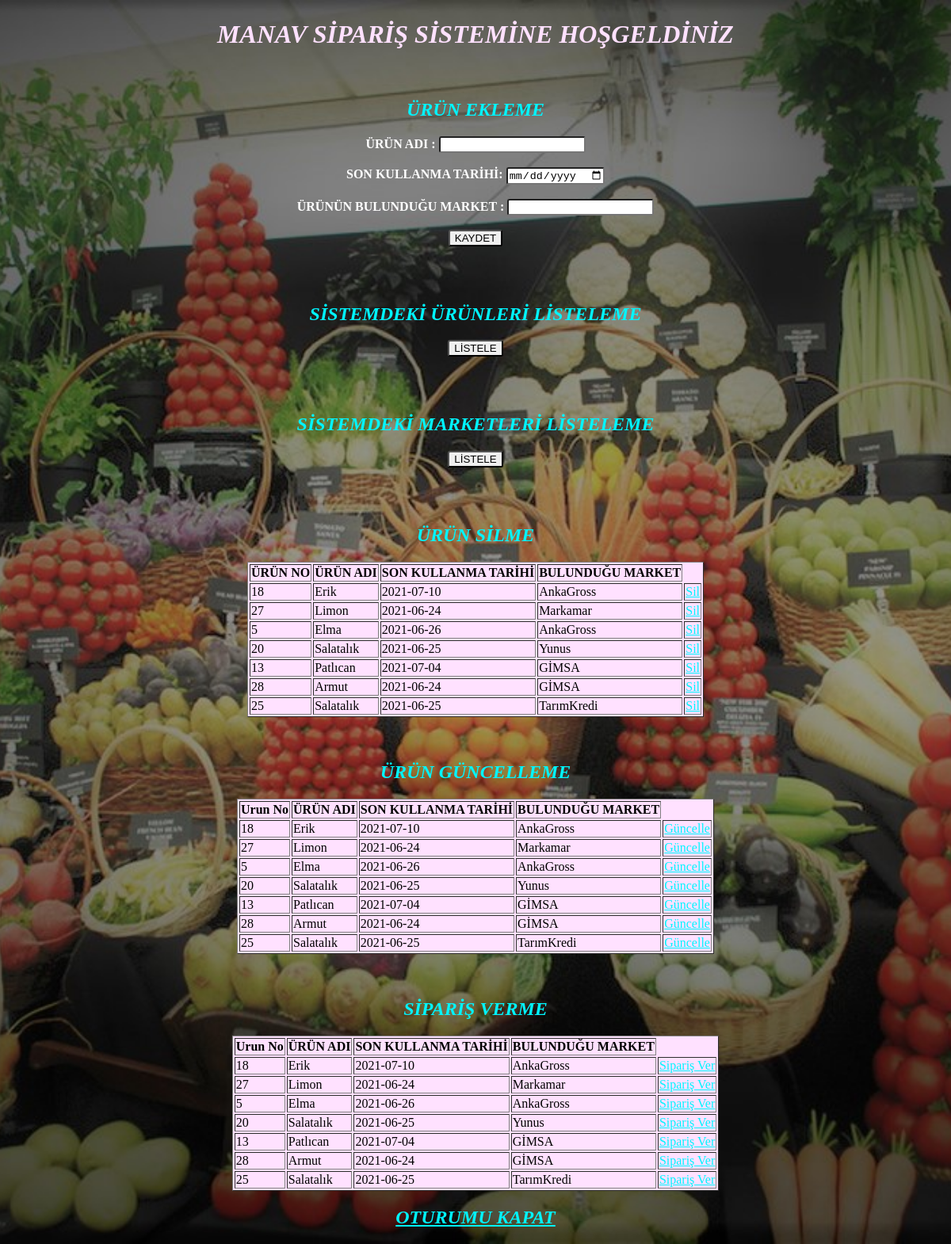
/PHP_KODLAR/anasayfa.php (signed in), run on the app's committed database.
### tables this page shows
CREATE TABLE `Urunler` (
  `UrunID` int(11) NOT NULL,
  `UrunAdi` varchar(40) DEFAULT NULL,
  `SonKullanmaTarihi` date DEFAULT NULL,
  `Market` varchar(20) DEFAULT NULL
);

### PHP_KODLAR/anasayfa.php (the view, shortened to what this page needs)
 <html>
  <body>
   <center>
    <h1>  MANAV SİPARİŞ SİSTEMİNE HOŞGELDİNİZ <br /><br /> </h1>
      <h2>ÜRÜN EKLEME</h2>
      <form action="urunekle.php" method="POST">
         ÜRÜN ADI   : <input type="text" name="UrunAdi" /> <br />  <br />
         SON KULLANMA TARİHİ: <input type="date" name="SonKullanmaTarihi" /> <br />  <br />
         ÜRÜNÜN BULUNDUĞU MARKET : <input type="text" name="Market" /> <br />  <br />
         <input type="submit" value="KAYDET"/>
      </form><br/><br/>
  <h2>SİSTEMDEKİ ÜRÜNLERİ LİSTELEME</h2>
  <form action="urunlistele.php" method="POST">
         <input type="submit" value="LİSTELE"/>
      </form><br/><br/>
      <h2>SİSTEMDEKİ MARKETLERİ LİSTELEME</h2>
  <form action="marketlistele.php" method="POST">
         <input type="submit" value="LİSTELE"/>
      </form><br/><br/>
<h2>ÜRÜN SİLME</h2>
<?php
include ("baglan.php");
$sql = "SELECT * FROM Urunler";
$cevap = mysqli_query($baglanti,$sql);
echo "<table border=1>";
echo "<tr><th>ÜRÜN NO</th><th>ÜRÜN ADI</th><th>SON KULLANMA TARİHİ</th><th>BULUNDUĞU MARKET</th></tr>";
while($gelen=mysqli_fetch_array($cevap))
{
  echo "<tr><td>".$gelen['UrunID']."</td>";
  echo "<td>".$gelen['UrunAdi']."</td>";
  echo "<td>".$gelen['SonKullanmaTarihi']."</td>";
  echo "<td>".$gelen['Market']."</td>";
  echo "<td><a href=urunsil.php?UrunID=".$gelen['UrunID'].">Sil</a></td></tr>";
}
echo "</table>";
?><br/><br/>
<h2>ÜRÜN GÜNCELLEME</h2>
<?php
include "baglan.php";
$sql = "SELECT * FROM Urunler";
$cevap = mysqli_query($baglanti,$sql);
if(!$cevap ){
    echo '<br>Hata:' . mysqli_error($baglanti);
}
else{
echo "<table border=1>";
echo "<tr>";
echo "<th> Urun No</th>";
echo "<th>ÜRÜN ADI</th>";
echo "<th>SON KULLANMA TARİHİ</th>";
echo "<th>BULUNDUĞU MARKET</th>";
echo "</tr>";
while($gelen=mysqli_fetch_array($cevap))
{
  echo "<tr><td>".$gelen['UrunID']."</td>";
  echo "<td>".$gelen['UrunAdi']."</td>";
  echo "<td>".$gelen['SonKullanmaTarihi']."</td>";
  echo "<td>".$gelen['Market']."</td>";
  echo "<td><a href=urunguncelle.php?UrunID=" .$gelen['UrunID'];
  echo ">Güncelle</a></td></tr>";
}
}
echo "</table>";
?><br/><br/>
<h2>SİPARİŞ VERME</h2>
<?php
include "baglan.php";
$sql = "SELECT * FROM Urunler";
$cevap = mysqli_query($baglanti,$sql);
if(!$cevap ){
    echo '<br>Hata:' . mysqli_error($baglanti);
}
else{
echo "<table border=1>";
echo "<tr>";
echo "<th> Urun No</th>";
echo "<th>ÜRÜN ADI</th>";
echo "<th>SON KULLANMA TARİHİ</th>";
echo "<th>BULUNDUĞU MARKET</th>";
echo "</tr>";
while($gelen=mysqli_fetch_array($cevap))
{
  echo "<tr><td>".$gelen['UrunID']."</td>";
  echo "<td>".$gelen['UrunAdi']."</td>";
  echo "<td>".$gelen['SonKullanmaTarihi']."</td>";
  echo "<td>".$gelen['Market']."</td>";
  echo "<td><a href=urunsiparis.php?UrunAdi=" .$gelen['UrunAdi'];
  echo ">Sipariş Ver</a></td></tr>";
}
}
echo "</table>";
?>
      <h2><a  href='cikis.php'>OTURUMU KAPAT</a></h2>
</center>      </body>
</html>

### PHP_KODLAR/anasayfa.php (style rules this page uses)
body { font-family: 'Times New Roman', Times, serif; background: url(anasayfa.jpg) no-repeat center fixed; -webkit-background-size: cover; -moz-background-size: cover; -o-background-size: cover; background-size: cover; color: white; font-weight: bold; }
h1 { text-align: center; color: #ffe1ff; font-style: italic; margin-top: 20px; padding: 5px; }
input { border-radius: 3px; }
h2 { color: #00f5ff; font-style: italic; }
table { background-color: #ffe1ff ; color: black; }
a:link { color: #00f5ff; }

### data on the page
urunler: UrunID "18", UrunAdi "Erik", SonKullanmaTarihi "2021-07-10", Market "AnkaGross"
urunler: UrunID "27", UrunAdi "Limon", SonKullanmaTarihi "2021-06-24", Market "Markamar"
urunler: UrunID "5", UrunAdi "Elma", SonKullanmaTarihi "2021-06-26", Market "AnkaGross"
urunler: UrunID "20", UrunAdi "Salatalık", SonKullanmaTarihi "2021-06-25", Market "Yunus"
urunler: UrunID "13", UrunAdi "Patlıcan", SonKullanmaTarihi "2021-07-04", Market "GİMSA"
urunler: UrunID "28", UrunAdi "Armut", SonKullanmaTarihi "2021-06-24", Market "GİMSA"
urunler: UrunID "25", UrunAdi "Salatalık", SonKullanmaTarihi "2021-06-25", Market "TarımKredi"
